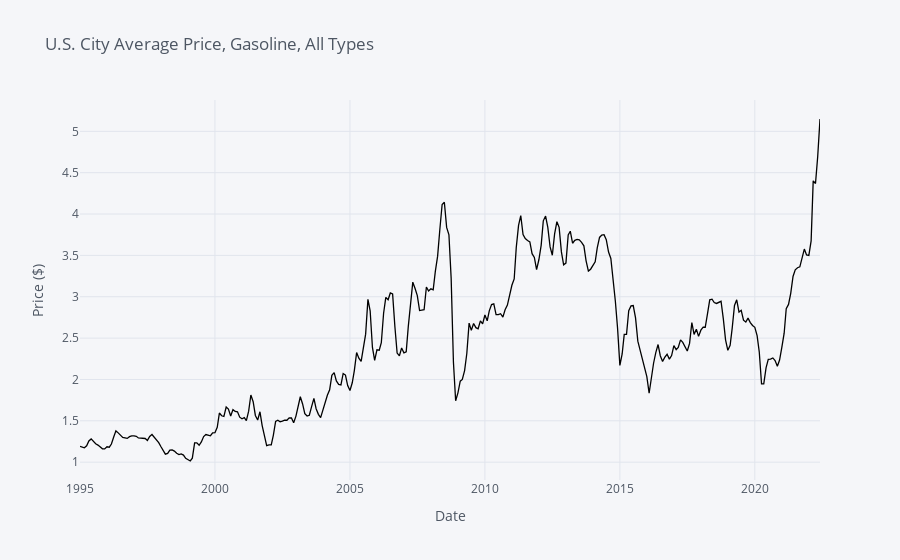

Write notebook code for a chart like this one.
### Code cell
gas_all_df.iplot(kind='scatter',x='date',y='value',
                 title='U.S. City Average Price, Gasoline, All Types',
                 xTitle='Date',
                 yTitle='Price ($)',
                 color='black')

### Figure 1 — Plotly figure (JSON) as saved in the notebook; plotly's stock layout.template omitted (floating-point values rounded to 4 significant figures; data arrays with more than 128 entries replaced by an {"elided": "..."} marker saying what was removed)
{"data": [{"line": {"color": "rgba(0, 0, 0, 1.0)", "dash": "solid", "shape": "linear", "width": 1.3}, "mode": "lines", "name": "value", "text": "", "type": "scatter", "x": {"elided": "330 str values"}, "y": {"elided": "330 float values"}}], "layout": {"legend": {"bgcolor": "#F5F6F9", "font": {"color": "#4D5663"}}, "paper_bgcolor": "#F5F6F9", "plot_bgcolor": "#F5F6F9", "title": {"font": {"color": "#4D5663"}, "text": "U.S. City Average Price, Gasoline, All Types"}, "xaxis": {"gridcolor": "#E1E5ED", "showgrid": true, "tickfont": {"color": "#4D5663"}, "title": {"font": {"color": "#4D5663"}, "text": "Date"}, "zerolinecolor": "#E1E5ED"}, "yaxis": {"gridcolor": "#E1E5ED", "showgrid": true, "tickfont": {"color": "#4D5663"}, "title": {"font": {"color": "#4D5663"}, "text": "Price ($)"}, "zerolinecolor": "#E1E5ED"}}}
